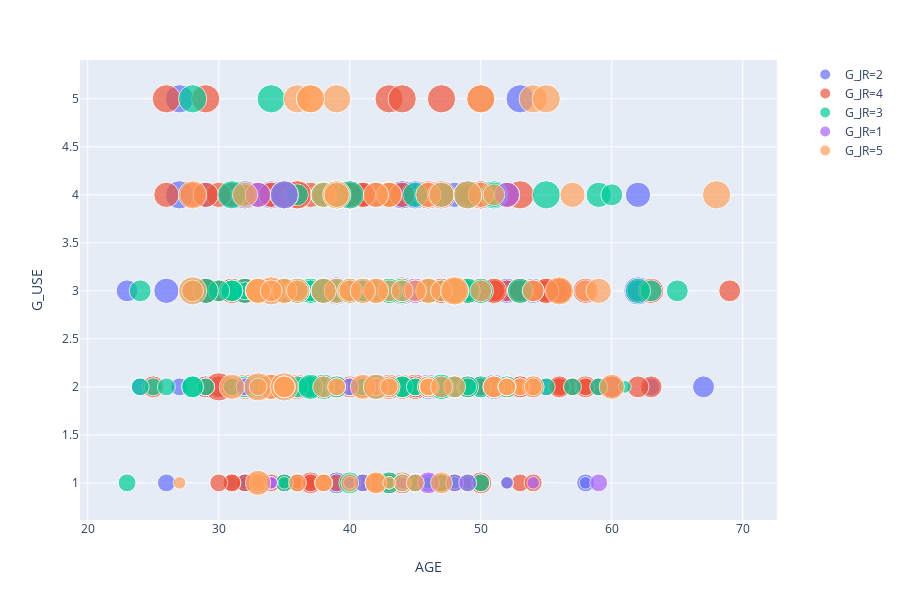

The cell this chart's notebook holds for it:
### Markdown cell above
Como se pudó observar en el heatmap de correlaciones, las variables G_BI y G_USE estan altamente correlacionadas, por lo que se procede a gráficar estas con el fin de identificar su relación, esto a base de la variable AGE y G_JR

### Code cell
fig = px.scatter(data, x="AGE", y="G_USE",
                    size="G_BI", color="G_JR")
fig.show()

### Figure 1 — Plotly figure (JSON) as saved in the notebook; plotly's stock layout.template omitted (floating-point values rounded to 4 significant figures; data arrays with more than 128 entries replaced by an {"elided": "..."} marker saying what was removed)
{"data": [{"hoverlabel": {"namelength": 0}, "hovertemplate": "G_JR=2<br>AGE=%{x}<br>G_USE=%{y}<br>G_BI=%{marker.size}", "legendgroup": "G_JR=2", "marker": {"color": "#636efa", "size": {"elided": "177 int values"}, "sizemode": "area", "sizeref": 0.0125, "symbol": "circle"}, "mode": "markers", "name": "G_JR=2", "showlegend": true, "type": "scatter", "x": {"elided": "177 int values"}, "xaxis": "x", "y": {"elided": "177 int values"}, "yaxis": "y"}, {"hoverlabel": {"namelength": 0}, "hovertemplate": "G_JR=4<br>AGE=%{x}<br>G_USE=%{y}<br>G_BI=%{marker.size}", "legendgroup": "G_JR=4", "marker": {"color": "#EF553B", "size": {"elided": "378 int values"}, "sizemode": "area", "sizeref": 0.0125, "symbol": "circle"}, "mode": "markers", "name": "G_JR=4", "showlegend": true, "type": "scatter", "x": {"elided": "378 int values"}, "xaxis": "x", "y": {"elided": "378 int values"}, "yaxis": "y"}, {"hoverlabel": {"namelength": 0}, "hovertemplate": "G_JR=3<br>AGE=%{x}<br>G_USE=%{y}<br>G_BI=%{marker.size}", "legendgroup": "G_JR=3", "marker": {"color": "#00cc96", "size": {"elided": "167 int values"}, "sizemode": "area", "sizeref": 0.0125, "symbol": "circle"}, "mode": "markers", "name": "G_JR=3", "showlegend": true, "type": "scatter", "x": {"elided": "167 int values"}, "xaxis": "x", "y": {"elided": "167 int values"}, "yaxis": "y"}, {"hoverlabel": {"namelength": 0}, "hovertemplate": "G_JR=1<br>AGE=%{x}<br>G_USE=%{y}<br>G_BI=%{marker.size}", "legendgroup": "G_JR=1", "marker": {"color": "#ab63fa", "size": [2, 1, 1, 2, 2, 4, 1, 5, 4, 2, 2, 4, 1, 2, 1, 2, 1, 3, 2, 1, 2, 3, 3], "sizemode": "area", "sizeref": 0.0125, "symbol": "circle"}, "mode": "markers", "name": "G_JR=1", "showlegend": true, "type": "scatter", "x": [48, 40, 44, 42, 35, 45, 34, 35, 52, 59, 49, 33, 52, 40, 34, 41, 54, 46, 32, 33, 35, 45, 34], "xaxis": "x", "y": [1, 1, 1, 2, 2, 3, 1, 4, 4, 1, 1, 4, 1, 2, 1, 1, 1, 1, 2, 1, 2, 3, 3], "yaxis": "y"}, {"hoverlabel": {"namelength": 0}, "hovertemplate": "G_JR=5<br>AGE=%{x}<br>G_USE=%{y}<br>G_BI=%{marker.size}", "legendgroup": "G_JR=5", "marker": {"color": "#FFA15A", "size": [5, 4, 2, 4, 5, 2, 2, 3, 3, 3, 4, 5, 3, 3, 2, 4, 4, 4, 3, 1, 5, 5, 5, 5, 3, 4, 4, 2, 4, 4, 4, 1, 4, 3, 4, 5, 3, 5, 4, 5, 4, 2, 4, 5, 2, 5, 2, 4, 2, 2, 2, 3, 4, 3, 3, 4, 5, 3, 5, 2, 2, 3, 2, 4, 2, 2, 3, 2, 4, 3, 4, 2, 2, 4, 3, 5, 5, 3, 4, 2, 1, 4, 2, 3, 4, 3, 4, 4, 3, 2, 4, 4, 3, 4, 3, 5, 3, 3, 5, 3, 3, 2, 1, 2, 3, 4], "sizemode": "area", "sizeref": 0.0125, "symbol": "circle"}, "mode": "markers", "name": "G_JR=5", "showlegend": true, "type": "scatter", "x": [36, 38, 36, 32, 48, 42, 53, 42, 35, 35, 41, 54, 47, 51, 52, 46, 57, 46, 58, 46, 37, 68, 55, 50, 46, 48, 33, 34, 35, 36, 39, 33, 34, 54, 46, 39, 47, 39, 43, 33, 50, 44, 60, 56, 39, 37, 46, 42, 33, 43, 33, 42, 42, 38, 50, 47, 35, 43, 28, 45, 40, 54, 33, 39, 46, 53, 43, 46, 42, 34, 33, 38, 54, 38, 45, 34, 49, 51, 33, 52, 43, 42, 52, 28, 31, 48, 33, 40, 40, 39, 35, 41, 35, 33, 34, 28, 35, 36, 48, 47, 44, 38, 27, 43, 51, 59], "xaxis": "x", "y": [5, 4, 1, 4, 3, 2, 2, 1, 2, 2, 2, 5, 1, 2, 2, 3, 4, 3, 3, 2, 5, 4, 5, 5, 2, 3, 3, 2, 3, 3, 3, 1, 2, 2, 4, 4, 3, 5, 4, 2, 4, 1, 2, 3, 2, 5, 2, 3, 3, 2, 1, 1, 4, 2, 3, 4, 2, 2, 3, 1, 1, 3, 2, 4, 2, 2, 3, 2, 3, 3, 3, 1, 2, 3, 3, 3, 4, 2, 3, 2, 1, 2, 2, 3, 2, 2, 3, 3, 3, 2, 3, 3, 2, 1, 3, 4, 2, 3, 3, 2, 3, 1, 1, 2, 4, 3], "yaxis": "y"}], "layout": {"height": 600, "legend": {"itemsizing": "constant", "tracegroupgap": 0}, "margin": {"t": 60}, "xaxis": {"anchor": "y", "domain": [0, 0.98], "title": {"text": "AGE"}}, "yaxis": {"anchor": "x", "domain": [0, 1], "title": {"text": "G_USE"}}}}
